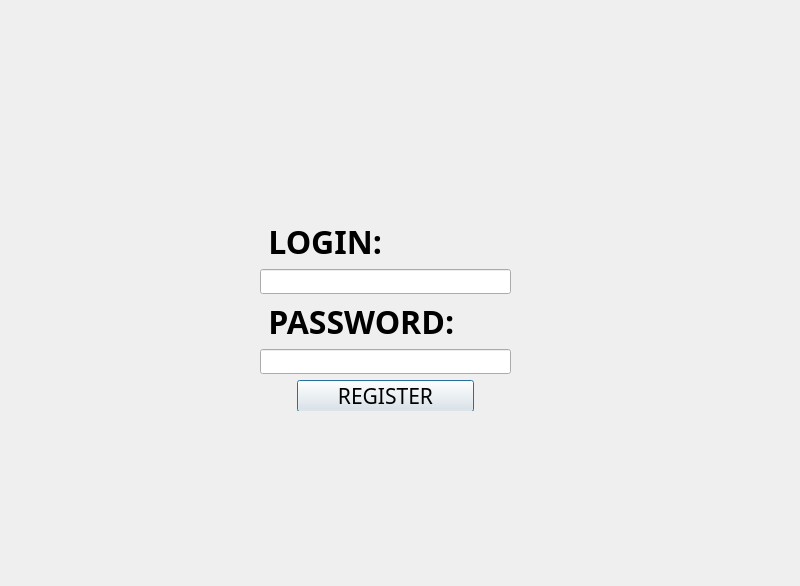
<?xml version="1.0" encoding="UTF-8"?>
<ui version="4.0">
 <class>Register</class>
 <widget class="QDialog" name="Register">
  <property name="geometry">
   <rect>
    <x>0</x>
    <y>0</y>
    <width>800</width>
    <height>586</height>
   </rect>
  </property>
  <property name="minimumSize">
   <size>
    <width>800</width>
    <height>586</height>
   </size>
  </property>
  <property name="maximumSize">
   <size>
    <width>800</width>
    <height>586</height>
   </size>
  </property>
  <property name="windowTitle">
   <string>Dialog</string>
  </property>
  <widget class="QWidget" name="verticalLayoutWidget">
   <property name="geometry">
    <rect>
     <x>260</x>
     <y>220</y>
     <width>251</width>
     <height>191</height>
    </rect>
   </property>
   <layout class="QVBoxLayout" name="verticalLayout">
    <item>
     <widget class="QLabel" name="login_label">
      <property name="font">
       <font>
        <family>Bebas Neue</family>
        <pointsize>-1</pointsize>
        <weight>75</weight>
        <bold>true</bold>
       </font>
      </property>
      <property name="styleSheet">
       <string notr="true">font-size:32px;</string>
      </property>
      <property name="text">
       <string> LOGIN:</string>
      </property>
     </widget>
    </item>
    <item>
     <widget class="QLineEdit" name="login_text">
      <property name="sizePolicy">
       <sizepolicy hsizetype="Expanding" vsizetype="Fixed">
        <horstretch>0</horstretch>
        <verstretch>0</verstretch>
       </sizepolicy>
      </property>
      <property name="minimumSize">
       <size>
        <width>100</width>
        <height>25</height>
       </size>
      </property>
      <property name="maxLength">
       <number>30</number>
      </property>
     </widget>
    </item>
    <item>
     <widget class="QLabel" name="password_label">
      <property name="font">
       <font>
        <family>Bebas Neue</family>
        <pointsize>-1</pointsize>
        <weight>75</weight>
        <bold>true</bold>
       </font>
      </property>
      <property name="styleSheet">
       <string notr="true">font-size:32px</string>
      </property>
      <property name="text">
       <string> PASSWORD:</string>
      </property>
     </widget>
    </item>
    <item>
     <widget class="QLineEdit" name="password_text">
      <property name="sizePolicy">
       <sizepolicy hsizetype="Expanding" vsizetype="Fixed">
        <horstretch>0</horstretch>
        <verstretch>0</verstretch>
       </sizepolicy>
      </property>
      <property name="minimumSize">
       <size>
        <width>100</width>
        <height>25</height>
       </size>
      </property>
      <property name="maxLength">
       <number>30</number>
      </property>
     </widget>
    </item>
    <item>
     <widget class="QPushButton" name="register_button">
      <property name="enabled">
       <bool>true</bool>
      </property>
      <property name="font">
       <font>
        <family>Bebas Neue</family>
        <pointsize>16</pointsize>
       </font>
      </property>
      <property name="styleSheet">
       <string notr="true">margin:0 auto</string>
      </property>
      <property name="text">
       <string>REGISTER</string>
      </property>
      <property name="flat">
       <bool>false</bool>
      </property>
     </widget>
    </item>
   </layout>
  </widget>
 </widget>
 <resources/>
 <connections/>
</ui>
